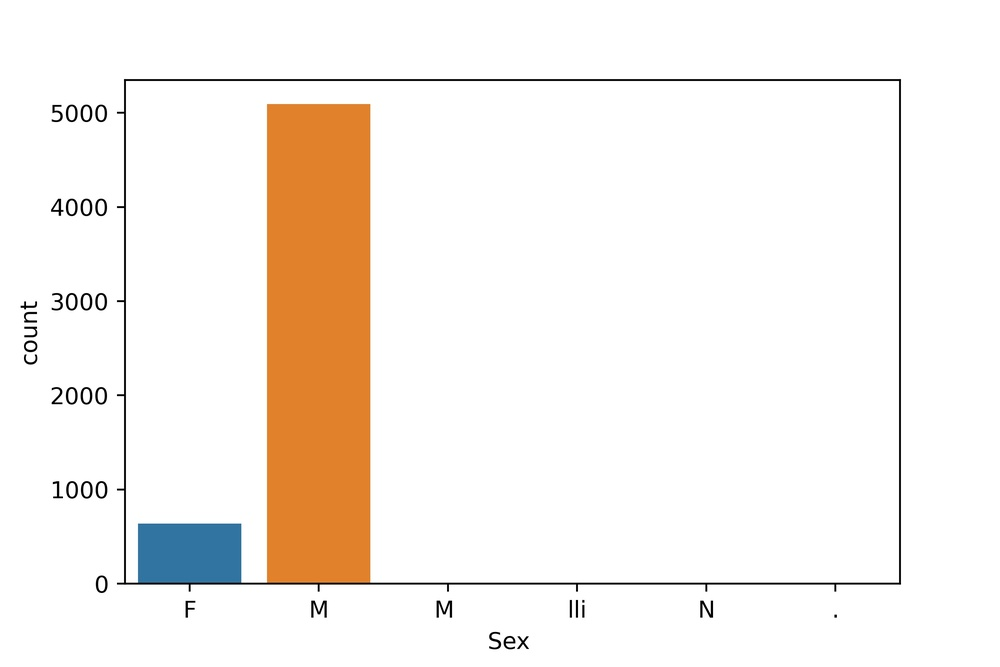
#> input picture images/imagengenerosucia.jpg, 1000 x 667 px, shrunk from 3000 x 2000 before the run
$ python visualizacion.py
#> lines starting #> are read from the running program, lines starting #| are printed output that depends on the picture
from PIL import Image

print ("En este documento explicaremos el proceso de investigación realizado, e incluiremos algunas imagenes")
print ("Lo primero que hemos hecho es la realización de hipótesis, en este caso:\n 1ª hipotesis :Los hombres provocan mas ataques las mujeres")
print (" 2ª Los surfistas provocan más ataques que los pescadores")
print (" 3ª Hay más ataques en Florida que en Reunión ( posteriormente cambiada a Seychelles y finalmente a Hawaii por falta de datos)")

print ("\nPara ello primero hemos limpiado todas las filas que contenian todos los valores nulos y posteriormente hemos filtrado para cada hipótesis: ")
print("\nPara la primera hipótesis, como vemos en la imagen:")

Image.open ("../images/imagengenerosucia.jpg") #con las barras así me funciona en windows, pero no tengo claro que funcione en mac o linux

print("\n Parece que nos sobran datos, asi que los pulimos un poco para que nos quede:")

Image.open ("../images/imagengenero.jpg")
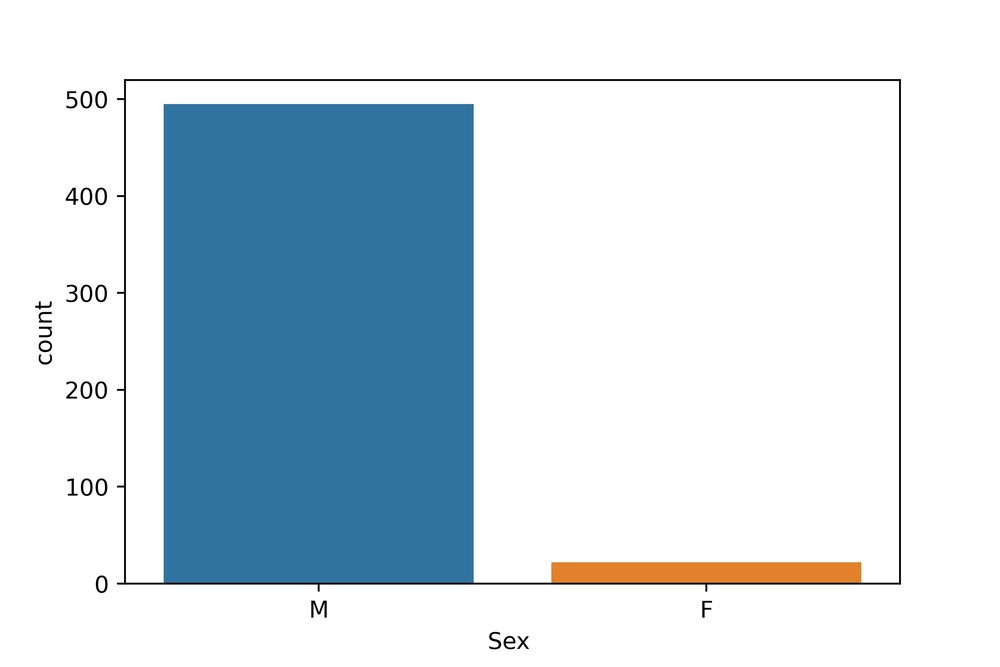
#> input picture images/imagengenero.jpg, 1000 x 667 px, shrunk from 3000 x 2000 before the run

print ("\n Algo parecido nos ocurre con la segunda hipótesis, comparar quien provoca más ataques, si los surfistas o los pescadores \n pero en este caso el proceso de depurado fue más complejo al contener strings")
print ("En cualquier caso, inicialmente teníamos estos datos")

Image.open ("../images/imagenactividadsucia.jpg")
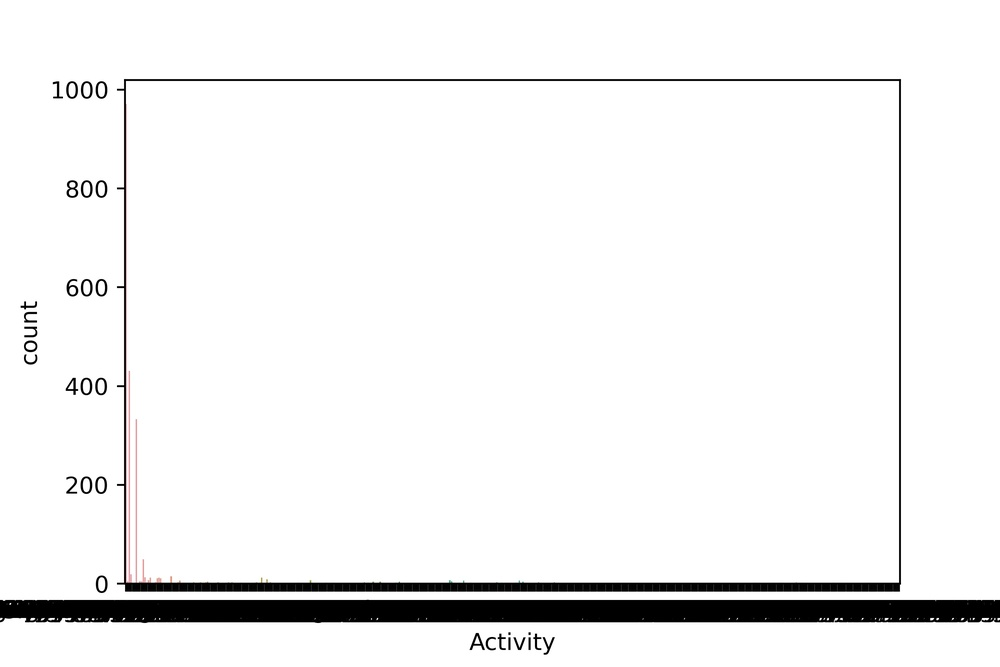
#> input picture images/imagenactividadsucia.jpg, 1000 x 667 px, shrunk from 3000 x 2000 before the run

print ("Intratable... \n Y finalmente")

Image.open ("../images/imagenactividad.jpg")
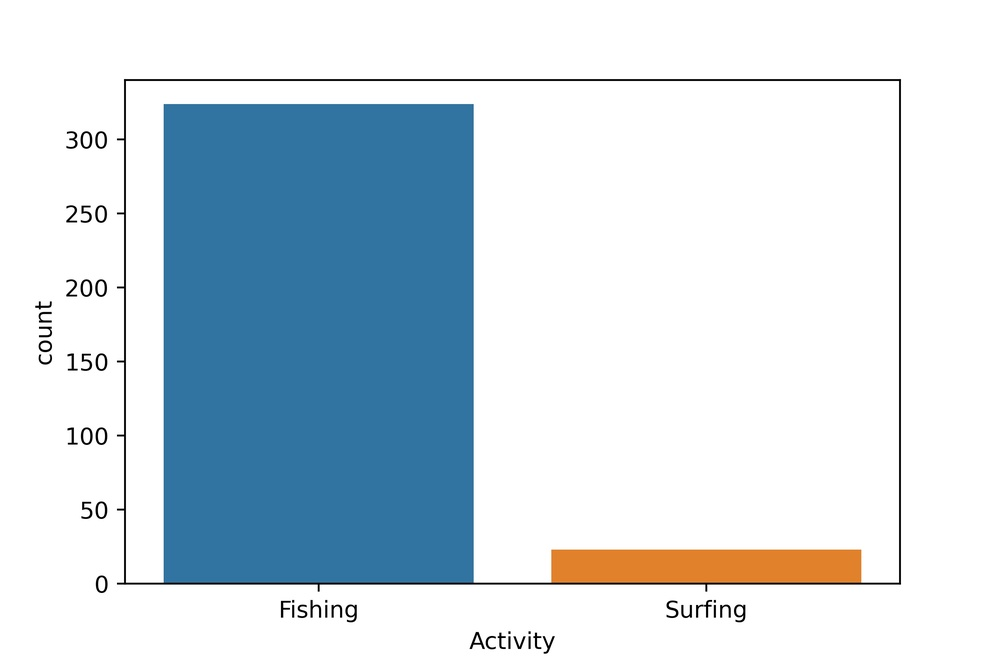
#> input picture images/imagenactividad.jpg, 1000 x 667 px, shrunk from 3000 x 2000 before the run

print ("\ algo mas visible, y falsamos la hipótesis, parece que son los pescadores los mas provocadores")


print ("\n En el 3º caso, comprobar que en Florida atacan más que en Hawai, me he encontrado con la columna mas limpia, hasta las mayúsculas bien puestas, \n asi que solo hubo que depurar un poco")

print ("\inicialmente:")

Image.open ("../images/imagenzonassucia.jpg")
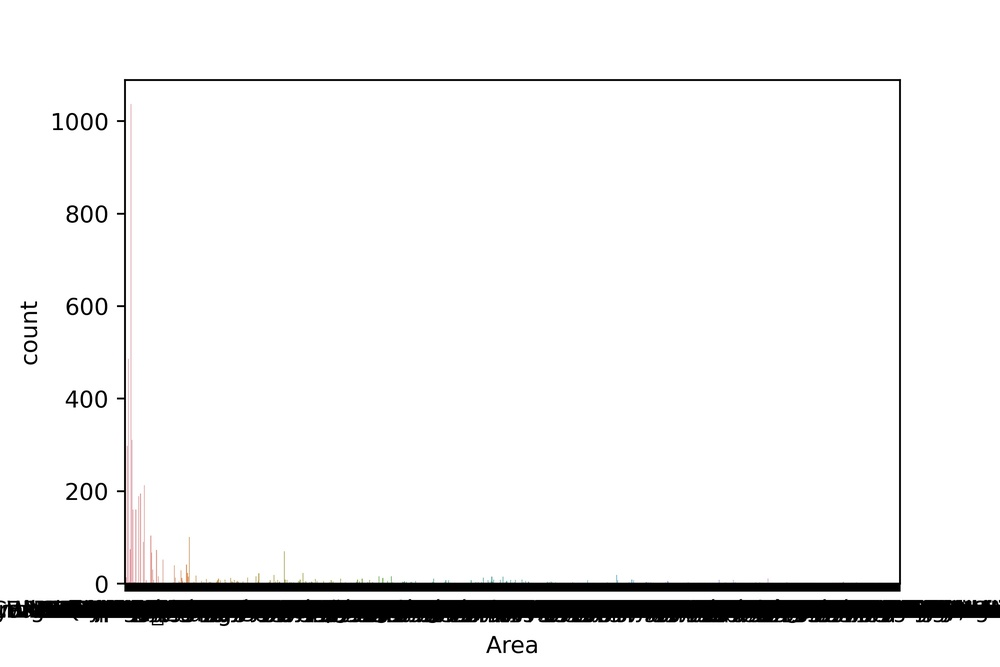
#> input picture images/imagenzonassucia.jpg, 1000 x 667 px, shrunk from 3000 x 2000 before the run

print("\n y finalmente...")

Image.open ("../images/imagenzonas.jpg")
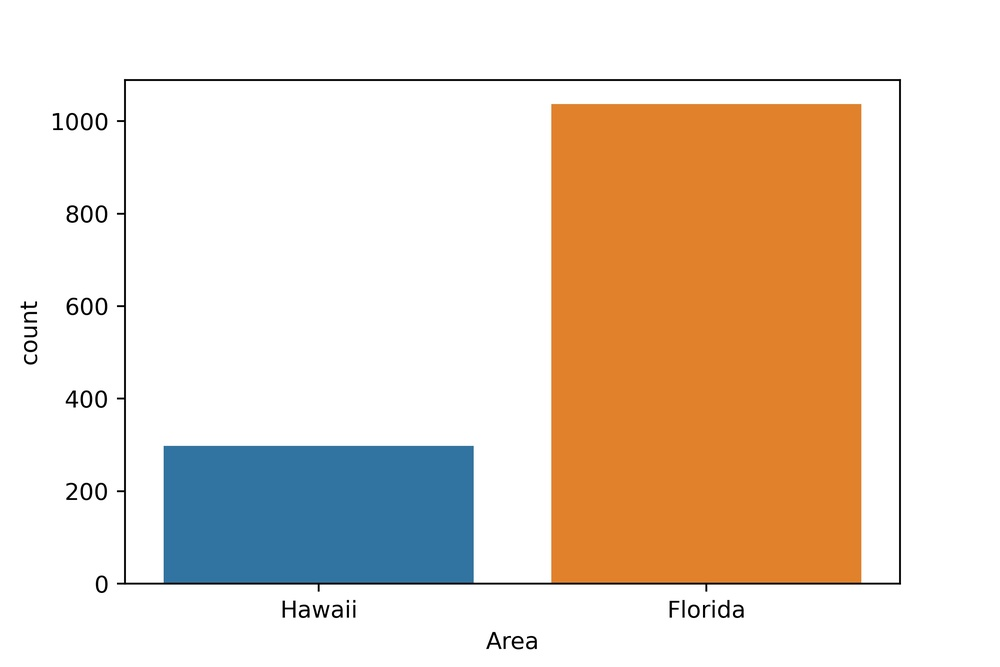
#> input picture images/imagenzonas.jpg, 1000 x 667 px, shrunk from 3000 x 2000 before the run

print("\n efectivamente, en Florida atacan más, o al menos, hay más registros")

#> (the run stopped early here; a loop or call above may not have finished)
